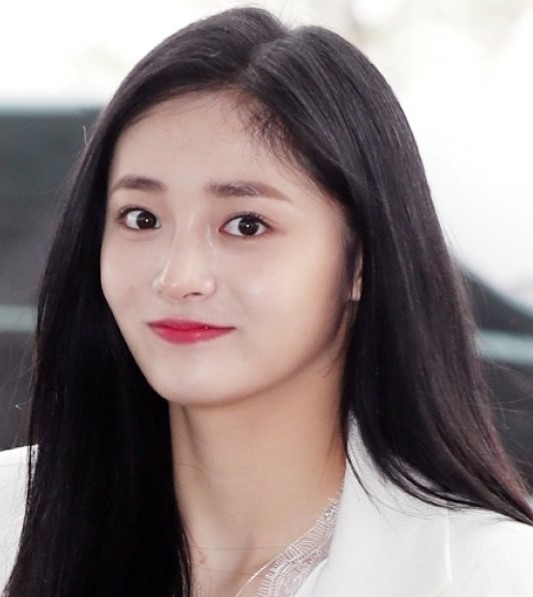
#> input picture test/winter/5.jpg, 533 x 597 px, found by its file name; its folder holds only this picture in this run
$ python extracting_cheek_color.py
#> lines starting #> are read from the running program, lines starting #| are printed output that depends on the picture
import numpy as np
import cv2 as cv
import os

from collections import Counter
from PIL import Image
from sklearn.cluster import KMeans

gt_list = ['spring_warm_bright' , 'spring_warm_light', 'autumn_warm_mute', 'autumn_warm_deep',
           'summer_cool_mute', 'summer_cool_light', 'winter_cool_bright', 'winter_cool_deep']

name = "winter"
input_dir = './result/chin/' + name
output_dir = './result/chin' + "/" + name + "_result"

face_cascade = cv.CascadeClassifier('./xml/haarcascade_frontalface_default.xml')

if not os.path.isdir(output_dir):
    os.makedirs(output_dir)


"""
이미지에서 가장 많이 나오는 색을 추출해 팔레트에 표시해주는 함수
"""
def palette(k_cluster):
    width = 300
    palette = np.zeros((50,width, 3), np.uint8)

    n_pixels = len(k_cluster.labels_)
    counter = Counter(k_cluster.labels_)
    perc = {}

    for i in counter:
        perc[i] = np.round(counter[i]/n_pixels, 2)

    perc = dict(sorted(perc.items()))

    step = 0

    for idx, centers in enumerate(k_cluster.cluster_centers_):
        palette[:, step:int(step + perc[idx] * width + 1), :] = centers
        step += int(perc[idx] * width + 1)

    return palette

count = 0


def skin_extract(file):

#> called with file = './result/chin/winter/5.jpg'
    skin = cv.imread(file)
#> skin is the input picture: shape (597, 533, 3); mean B, G, R 126.7, 127, 139.8
    clt = KMeans(n_clusters=5)
    clt_1 = clt.fit(skin.reshape(-1, 3))


    color_list = []
    most_common_array = []
    color_scalar_cheek = (0,0,0)

    """
    후보군 색상 팔레트가 없다면 예외발생
    """

    try:
        palette_img = palette(clt_1)
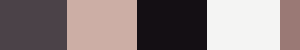
#> palette_img: shape (50, 300, 3); mean of channels 0, 1, 2 126.2, 126.3, 138.7; drawn as B, G, R
    except Exception as e:
        print(f"Error: {e}")
        return None

    skin_color = (0,0,0)

    try:
        for row in palette_img:
            for color in row:
                color_list.append(color)
#> this loop made 50 passes
#> after the loop, color_list = 15000 items, first 6: [72, 66, 75], [72, 66, 75], [72, 66, 75], [72, 66, 75], [72, 66, 75], [72, 66, 75]

        filtered_array_list = [arr for arr in color_list if not np.array_equal(arr, np.array([0, 128, 0])) and arr[2] >= 90\
                               and arr[2] >= arr[1] and arr[2] >= arr[0]]
#> filtered_array_list = 8150 items, first 6: [165, 174, 204], [165, 174, 204], [165, 174, 204], [165, 174, 204], [165, 174, 204], [165, 174, 204]
        freq = Counter(map(tuple, filtered_array_list))
#> freq = {(165, 174, 204): 3500, (243, 244, 244): 3650, (117, 121, 154): 1000}

        most_common_array, most_common_count = freq.most_common(1)[0]
#> most_common_array = (243, 244, 244); most_common_count = 3650

        # [6 lines of commented-out code are left out]
        color_scalar_cheek = (int(most_common_array[0]),int(most_common_array[1]) , int(most_common_array[2]))
#> color_scalar_cheek = (243, 244, 244)

    except Exception as e:
        print("피부를 검출할 수 없는 이미지")
        return None

    skin_color = color_scalar_cheek
#> skin_color = (243, 244, 244)

    """
    피부를 검출하지 못한 경우 제외
    """
    if (np.array(skin_color) == np.array([0, 0, 0])).all():
        return None

    if skin_color[2] < 65:
        return None

    rgb_skin_color = (skin_color[2], skin_color[1], skin_color[0])
#> rgb_skin_color = (244, 244, 243)
    image = Image.new("RGB", (50, 50), rgb_skin_color)

    return image


for filename in os.listdir(input_dir):
    if filename.endswith('.jpg') or filename.endswith('.jpeg') or filename.endswith('.png'):

        print(filename)

        image = skin_extract(input_dir + "/" + filename)
        if image is None:
            continue

        output_path = os.path.join(output_dir, filename.split('.')[0] + '.png')
        image.save(output_path)
